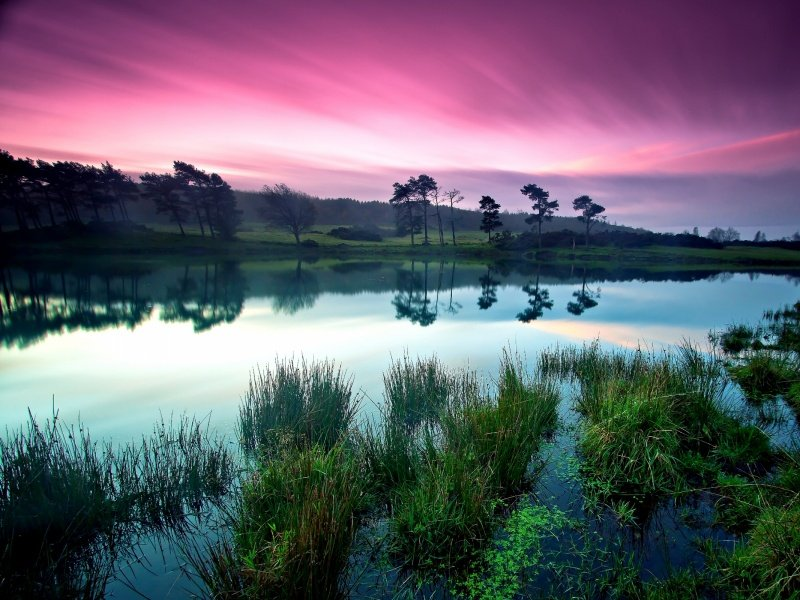
#> input picture n2.jpg, 800 x 600 px
$ python water_art.py
#> lines starting #> are read from the running program, lines starting #| are printed output that depends on the picture
import cv2
import numpy as np

img = cv2.imread('n2.jpg')
#> img is the input picture: shape (600, 800, 3); mean B, G, R 109.5, 96.3, 100.8
img = cv2.resize(img,(800,480))
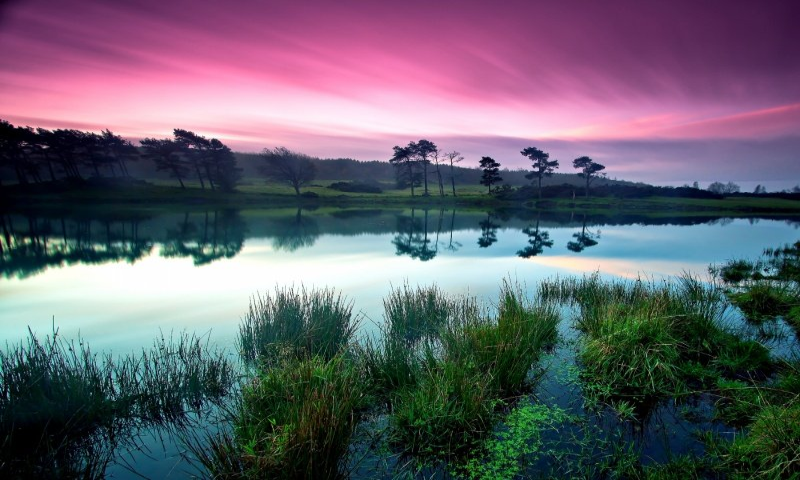
#> img: shape (480, 800, 3); mean B, G, R 109.5, 96.3, 100.8

median_blur = cv2.medianBlur(img,3)

for i in range(0,3):
    median_blur = cv2.medianBlur(median_blur,3)

cv2.imshow('med',median_blur)

clear_image = cv2.edgePreservingFilter(median_blur,2)
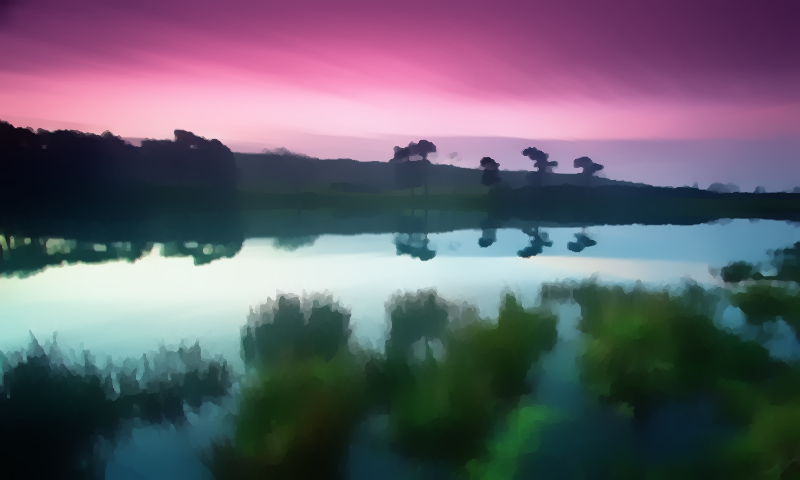
#> clear_image: shape (480, 800, 3); mean B, G, R 108.9, 96, 100.3
cv2.imshow('clear image',clear_image)

bilateral_blur = cv2.bilateralFilter(clear_image,6,10,10)
for i in range(0,2):
    bilateral_blur = cv2.bilateralFilter(bilateral_blur,6,10,10)
cv2.imshow('bilateral',bilateral_blur)

guassian_blur = cv2.GaussianBlur(bilateral_blur,(3,3),0)
cv2.imshow('Guassian',guassian_blur)

sharped = cv2.addWeighted(clear_image,2.5,guassian_blur,-1.5,0)
sharped = cv2.addWeighted(sharped,1.4,guassian_blur,-0.4,5)
cv2.imshow('sharped',sharped)

final = cv2.medianBlur(sharped,1)
final = cv2.addWeighted(sharped,1,guassian_blur,-0,0)
cv2.imshow('final',final)
cv2.imshow('img',img)

cv2.waitKey(0)
cv2.destroyAllWindows()
